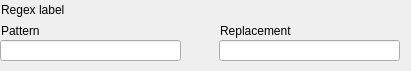
<?xml version="1.0" encoding="UTF-8"?>
<ui version="4.0">
 <class>regex_edit</class>
 <widget class="QWidget" name="regex_edit">
  <property name="geometry">
   <rect>
    <x>0</x>
    <y>0</y>
    <width>411</width>
    <height>71</height>
   </rect>
  </property>
  <property name="windowTitle">
   <string>Form</string>
  </property>
  <property name="styleSheet">
   <string notr="true"/>
  </property>
  <widget class="QLabel" name="name">
   <property name="geometry">
    <rect>
     <x>1</x>
     <y>0</y>
     <width>271</width>
     <height>20</height>
    </rect>
   </property>
   <property name="text">
    <string>Regex label</string>
   </property>
  </widget>
  <widget class="QLabel" name="pattern_label">
   <property name="geometry">
    <rect>
     <x>1</x>
     <y>20</y>
     <width>181</width>
     <height>21</height>
    </rect>
   </property>
   <property name="text">
    <string>Pattern</string>
   </property>
  </widget>
  <widget class="QLineEdit" name="pattern">
   <property name="geometry">
    <rect>
     <x>0</x>
     <y>40</y>
     <width>181</width>
     <height>21</height>
    </rect>
   </property>
  </widget>
  <widget class="QLabel" name="replacement_label">
   <property name="geometry">
    <rect>
     <x>220</x>
     <y>20</y>
     <width>181</width>
     <height>21</height>
    </rect>
   </property>
   <property name="text">
    <string>Replacement</string>
   </property>
  </widget>
  <widget class="QLineEdit" name="replacement">
   <property name="geometry">
    <rect>
     <x>219</x>
     <y>40</y>
     <width>181</width>
     <height>21</height>
    </rect>
   </property>
  </widget>
  <widget class="QToolButton" name="up">
   <property name="geometry">
    <rect>
     <x>280</x>
     <y>0</y>
     <width>20</width>
     <height>20</height>
    </rect>
   </property>
   <property name="styleSheet">
    <string notr="true">border: none; background: transparent;</string>
   </property>
   <property name="icon">
    <iconset>
     <normaloff>../graphics/icons/up.png</normaloff>../graphics/icons/up.png</iconset>
   </property>
   <property name="iconSize">
    <size>
     <width>16</width>
     <height>20</height>
    </size>
   </property>
  </widget>
  <widget class="QToolButton" name="down">
   <property name="geometry">
    <rect>
     <x>305</x>
     <y>0</y>
     <width>20</width>
     <height>20</height>
    </rect>
   </property>
   <property name="styleSheet">
    <string notr="true">border: none; background: transparent;</string>
   </property>
   <property name="icon">
    <iconset>
     <normaloff>../graphics/icons/down.png</normaloff>../graphics/icons/down.png</iconset>
   </property>
   <property name="iconSize">
    <size>
     <width>16</width>
     <height>20</height>
    </size>
   </property>
  </widget>
  <widget class="QToolButton" name="edit">
   <property name="geometry">
    <rect>
     <x>330</x>
     <y>0</y>
     <width>20</width>
     <height>20</height>
    </rect>
   </property>
   <property name="styleSheet">
    <string notr="true">border: none; background: transparent;</string>
   </property>
   <property name="icon">
    <iconset>
     <normaloff>../graphics/icons/edit.png</normaloff>../graphics/icons/edit.png</iconset>
   </property>
   <property name="iconSize">
    <size>
     <width>16</width>
     <height>20</height>
    </size>
   </property>
  </widget>
  <widget class="QToolButton" name="clone">
   <property name="geometry">
    <rect>
     <x>355</x>
     <y>0</y>
     <width>20</width>
     <height>20</height>
    </rect>
   </property>
   <property name="styleSheet">
    <string notr="true">border: none; background: transparent;</string>
   </property>
   <property name="icon">
    <iconset>
     <normaloff>../graphics/icons/clone.png</normaloff>../graphics/icons/clone.png</iconset>
   </property>
   <property name="iconSize">
    <size>
     <width>16</width>
     <height>20</height>
    </size>
   </property>
  </widget>
  <widget class="QToolButton" name="remove">
   <property name="geometry">
    <rect>
     <x>380</x>
     <y>0</y>
     <width>20</width>
     <height>20</height>
    </rect>
   </property>
   <property name="styleSheet">
    <string notr="true">border: none; background: transparent;</string>
   </property>
   <property name="icon">
    <iconset>
     <normaloff>../graphics/icons/remove.png</normaloff>../graphics/icons/remove.png</iconset>
   </property>
   <property name="iconSize">
    <size>
     <width>16</width>
     <height>20</height>
    </size>
   </property>
  </widget>
 </widget>
 <resources/>
 <connections/>
</ui>
